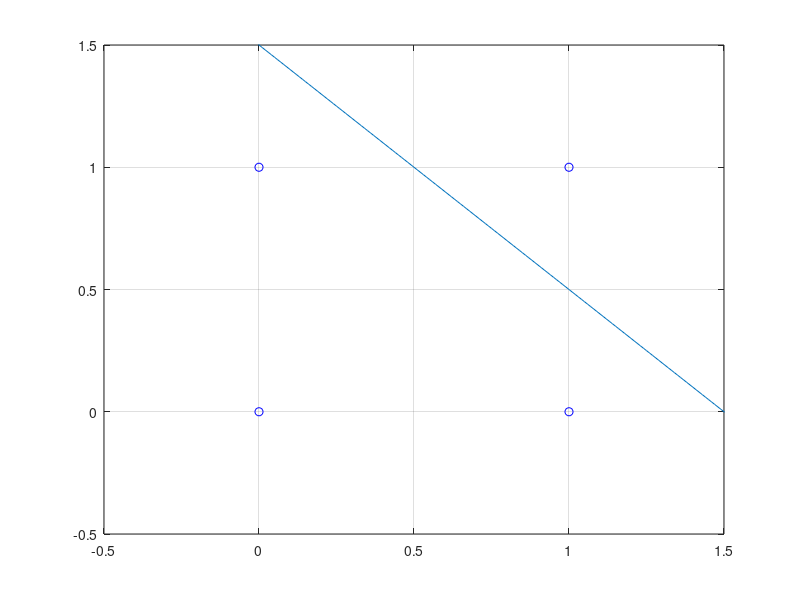

This figure's MATLAB source:
%% ----------  Adaline -----------------------------------
clear all; close all; clc;

%% ---------------  inicializacon -----------------------------------------
Q=4;        % dimension de las entradas

p0=[1 1 1 1];   % patron de bias
p1=[0 0 1 1];   % patron uno de entrada
p2=[0 1 0 1];   % patron dos de entrada

yd1 = [0 0 0 1]; % AND normal
yd2 = [-1 -1 -1 1]; % AND modificada
yd3 = [0 1 1 1]; % OR normal
yd4 = [-1 1 1 1]; % OR modificada (salen mejor las modificadas

yd = yd2;

R = zeros(3,3);
h = zeros(3,1);

for k=1:Q
    z = [p1(k) p2(k) p0(k)];
    R1 = z'*z;
    R = R + R1;

    h1 = yd(k)*z';
    h = h + h1;
end

Ri = inv(R);
x = (Ri*h);
xm = (1/Q)*x;

plot(p1(1),p2(1),'bo')
grid on, hold on
plot(p1(2),p2(2),'bo')
plot(p1(3),p2(3),'bo')
plot(p1(4),p2(4),'bo')
axis([-0.5 1.5 -0.5 1.5])

pr=-0.5:0.01:2;
H=plot(pr, -xm(3)/xm(2)- xm(1)/xm(2)*pr);
